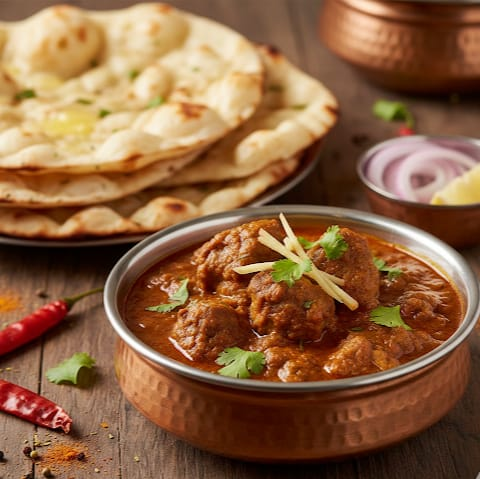
#> input picture assets/mutton-rarha-new.png, 480 x 479 px
$ python pad_mutton_rarha.py
#> lines starting #> are read from the running program, lines starting #| are printed output that depends on the picture
from PIL import Image
import os

def pad_to_square(image_path, output_path):
#> called with image_path = 'assets/mutton-rarha-new.png', output_path = 'assets/mutton-rarha-new-square.png'
    try:
        img = Image.open(image_path)
#> img is the input picture: PIL image 480x479 RGBA; mean R, G, B, A 141.6, 99, 65.4, 255
        width, height = img.size
#> width = 480; height = 479

        new_size = max(width, height)
#> new_size = 480
        new_img = Image.new("RGBA", (new_size, new_size), (255, 255, 255, 0)) # Transparent background

        # Center the image
        paste_x = (new_size - width) // 2
#> paste_x = 0
        paste_y = (new_size - height) // 2
#> paste_y = 0

        new_img.paste(img, (paste_x, paste_y))
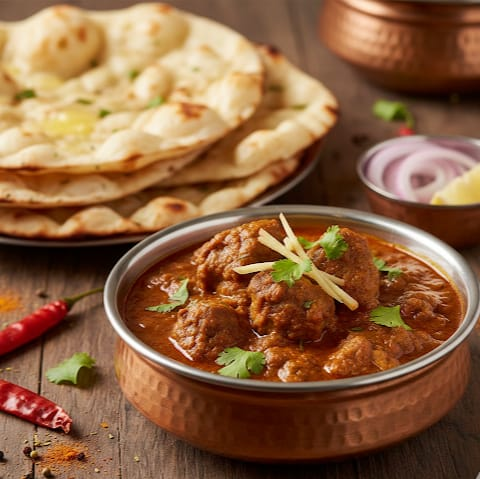
#> new_img: PIL image 480x480 RGBA; mean R, G, B, A 141.8, 99.3, 65.8, 254.5; transparent parts drawn white
        new_img.save(output_path)
        print(f"Success: {output_path}")
    except Exception as e:
        print(f"Error: {e}")

pad_to_square("assets/mutton-rarha-new.png", "assets/mutton-rarha-new-square.png")

$ run again, with assets/7chef1.png copied over assets/mutton-rarha-new.png
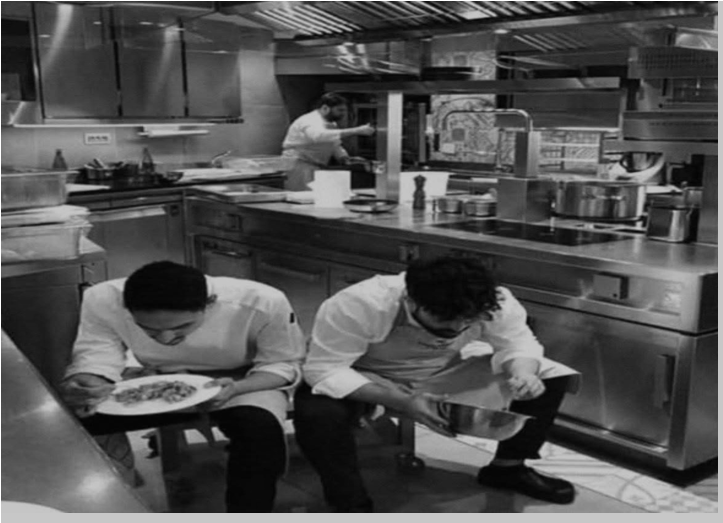
#> input picture assets/7chef1.png, 723 x 523 px
#> in pad_to_square, img is the input picture: PIL image 723x523 RGBA; mean R, G, B, A 81, 81, 81, 255
#> in pad_to_square, `new_img.paste(img, (paste_x, paste_y))`:
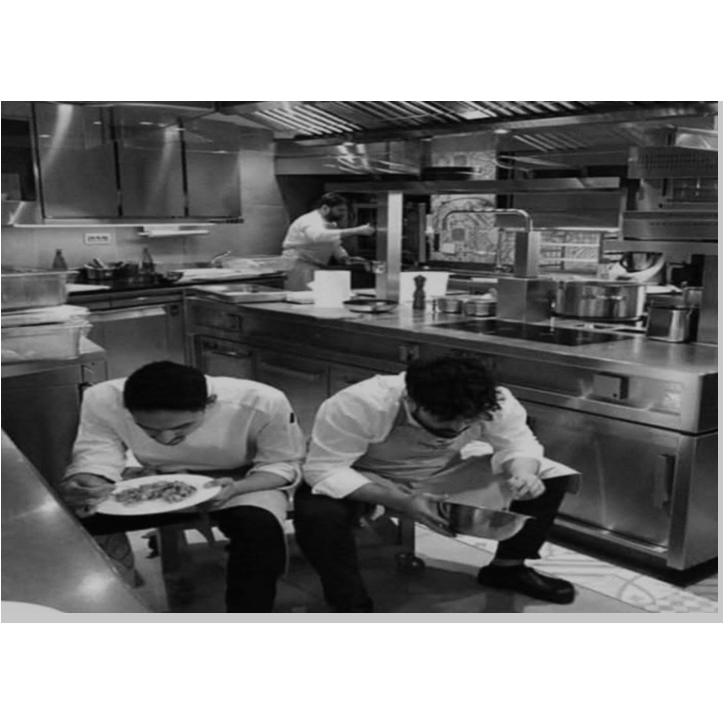
#> new_img: PIL image 723x723 RGBA; mean R, G, B, A 129.2, 129.2, 129.2, 184.5; transparent parts drawn white

$ run again, with assets/7chef2.png copied over assets/mutton-rarha-new.png
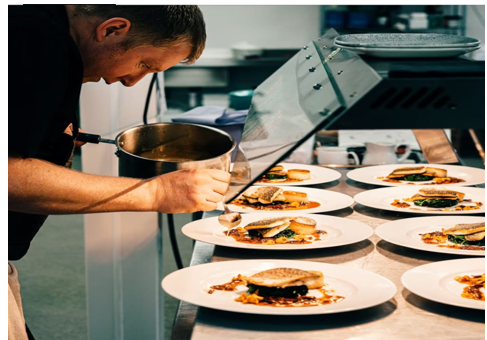
#> input picture assets/7chef2.png, 487 x 340 px
#> in pad_to_square, img is the input picture: PIL image 487x340 RGBA; mean R, G, B, A 129.8, 118.9, 103.7, 255
#> in pad_to_square, `new_img.paste(img, (paste_x, paste_y))`:
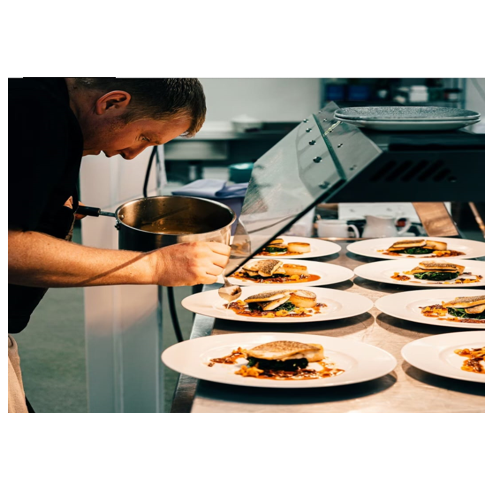
#> new_img: PIL image 487x487 RGBA; mean R, G, B, A 167.6, 160, 149.4, 178; transparent parts drawn white

$ run again, with assets/7chef3.png copied over assets/mutton-rarha-new.png
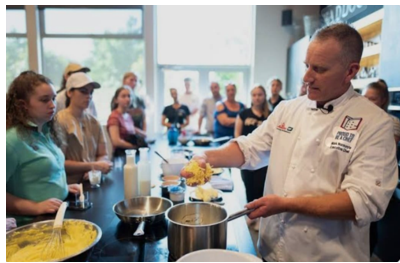
#> input picture assets/7chef3.png, 400 x 263 px
#> in pad_to_square, img is the input picture: PIL image 400x263 RGBA; mean R, G, B, A 148.7, 143.9, 137.6, 255
#> in pad_to_square, `new_img.paste(img, (paste_x, paste_y))`:
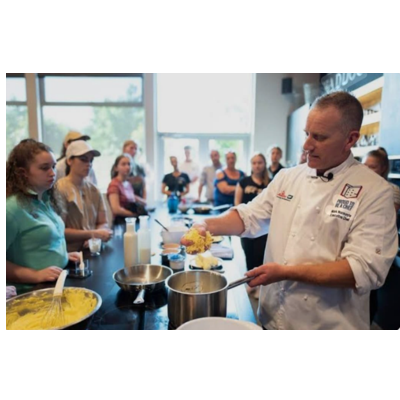
#> new_img: PIL image 400x400 RGBA; mean R, G, B, A 185.1, 181.9, 177.8, 167.7; transparent parts drawn white
